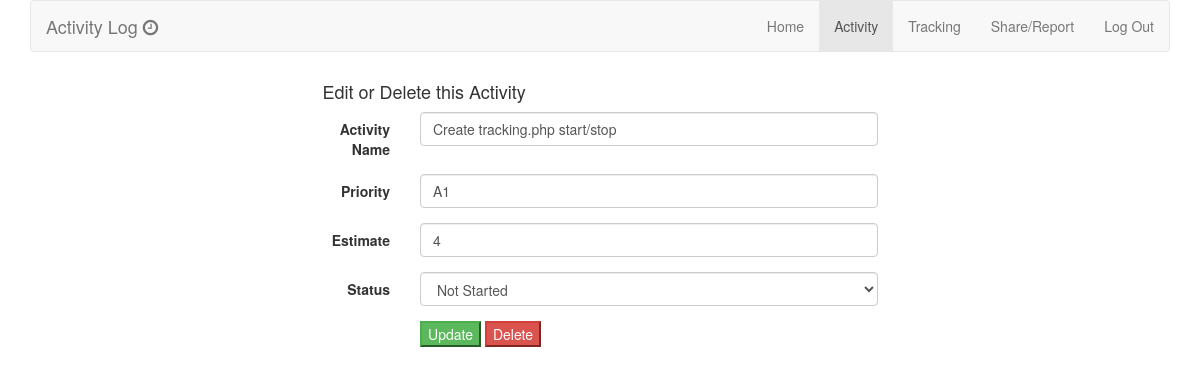
The page /editactivity.php?activity_id=1 (signed in) on the database its author committed.
### tables this page shows
CREATE TABLE IF NOT EXISTS `activity` (
  `id` int(11) NOT NULL AUTO_INCREMENT,
  `user_id` int(11) DEFAULT NULL,
  `activity_name` varchar(60) DEFAULT NULL,
  `priority` varchar(30) DEFAULT NULL,
  `estimate` decimal(10,0) DEFAULT NULL,
  `status` varchar(30) DEFAULT NULL,
  PRIMARY KEY (`id`)
);

### editactivity.php (the view, shortened to what this page needs)
<?php
    require_once('header.php');
?>
<?php
    require_once('navmenu.php');
    $dbc = mysqli_connect(DB_HOST, DB_USER, DB_PASSWORD, DB_NAME);
    $error = false;
    if (isset($_POST['submit'])) {
        $activity_id = mysqli_real_escape_string($dbc, trim($_POST['activity_id']));
        $activity_name = mysqli_real_escape_string($dbc, trim($_POST['activity_name']));
        $priority = mysqli_real_escape_string($dbc, trim($_POST['priority']));
        $estimate = mysqli_real_escape_string($dbc, trim($_POST['estimate']));
        $status = mysqli_real_escape_string($dbc, trim($_POST['status']));
        if (!is_numeric($estimate)) {
            $error = true;
            echo '<p class="alert-danger">Please enter a number for your estimate in hours.</p>';
        }
        if (empty($status)) {
            $status = "Not Started";
        }
        if (!$error) {
            if ($_POST['submit'] == 'Update') {
                if (!empty($activity_name) && !empty($estimate) && !empty($status) ) {
                    $query = "UPDATE activity " .
                             "   SET activity_name = '$activity_name', " .
                                    "priority      = '$priority', " .
                                    "estimate      = '$estimate', " .
                                    "status        = '$status' " .
                              "WHERE user_id     = '" . $_SESSION['user_id'] . "' " .
                                "AND id          = '$activity_id'";
                    mysqli_query($dbc, $query)
                        or die("An error occurred updating Activity: " . mysqli_error($dbc));;
                    echo '<p class="alert-success"><strong>' . $activity_name . '</strong> has been updated. <a href="activity.php">Back to Activities</a></p>';
                    mysqli_close($dbc);
                    exit();
                }
            } else if ($_POST['submit'] = 'Delete') {
                $query = "DELETE FROM activity " .
                          "WHERE user_id     = '" . $_SESSION['user_id'] . "' " .
                            "AND id          = '$activity_id'";
                mysqli_query($dbc, $query)
                    or die("An error occurred deleting Activity: " . mysqli_error($dbc));
                echo '<p class="alert-success"><strong>' . $activity_name . '</strong> has been deleted. <a href="activity.php">Back to Activities</a></p>';
                mysqli_close($dbc);
                exit();
            }
        } else {
            echo '<p class="alert-danger">You need to enter at least an activity name and an estimate.</p>';
        }
    } else if (isset($_GET['activity_id'])) {
        $activity_id = mysqli_real_escape_string($dbc, trim($_GET['activity_id']));
        $query = "SELECT activity_name,priority,estimate,status " .
                   "FROM activity " .
                   "WHERE id = '$activity_id' AND user_id = '" . $_SESSION['user_id'] . "'";
        $data = mysqli_query($dbc, $query);
        $row = mysqli_fetch_array($data);
        if ($row != NULL) {
            $activity_name = $row['activity_name'];
            $priority = $row['priority'];
            $estimate = $row['estimate'];
        } else {
          echo '<p class="alert-danger">There was a problem retrieving this activity.' . mysqli_error($dbc) . '</p>';
          $error = $true;
        }
      }
    if (!$error) {
?>
    <div class="row">
        <div class="col-md-6 col-md-offset-3">
        <h4>Edit or Delete this Activity</h4>
        <form class="form-horizontal" method="post" action="<?php echo $_SERVER['PHP_SELF']; ?>">
            <div class="form-group">
                <label for="activity_name" class="col-sm-2 control-label">Activity Name</label>
                <div class="col-sm-10">
                    <input type="text" class="form-control" id="activity_name" name="activity_name" placeholder="Enter a name for your activity" value="<?php if (!empty($activity_name)) echo $activity_name; ?>" required />
                </div>
            </div>
            <div class="form-group">
                <label for="priority" class="col-sm-2 control-label">Priority</label>
                <div class="col-sm-10">
                    <input type="text" class="form-control" id="priority" name="priority" placeholder="Optional priority, e.g. [1,2,3] [A,B,C] [A1,A2,B1,B2,C1,C2]" value="<?php if (!empty($priority)) echo $priority; ?>" required />
                </div>
            </div>
            <div class="form-group">
                <label for="estimate" class="col-sm-2 control-label">Estimate</label>
                <div class="col-sm-10">
                    <input type="text" class="form-control" id="estimate" name="estimate" placeholder="Estimated time to complete in hours" value="<?php if (!empty($estimate)) echo $estimate; ?>" required />
                </div>
            </div>
            <div class="form-group">
                <label for="status" class="col-sm-2 control-label">Status</label>
                <div class="col-sm-10">
                    <select class="form-control" name="status" id="status">
                      <option selected value="Not Started">Not Started</option>
                    </select>
                </div>
            </div>
            <div class="form-group">
                <div class="col-sm-offset-2 col-sm-10">
                    <input class="btn-success" type="submit" value="Update" name="submit" />
                    <input class="btn-danger" type="submit" value="Delete" name="submit" />
                </div>
            </div>
        </form>
<?php
    }
?>
        </div>
    </div>
<?php require_once('footer.php'); ?>

### rows shown on the page
activity: activity_name "Create tracking.php start/stop", priority "A1", estimate "4"
